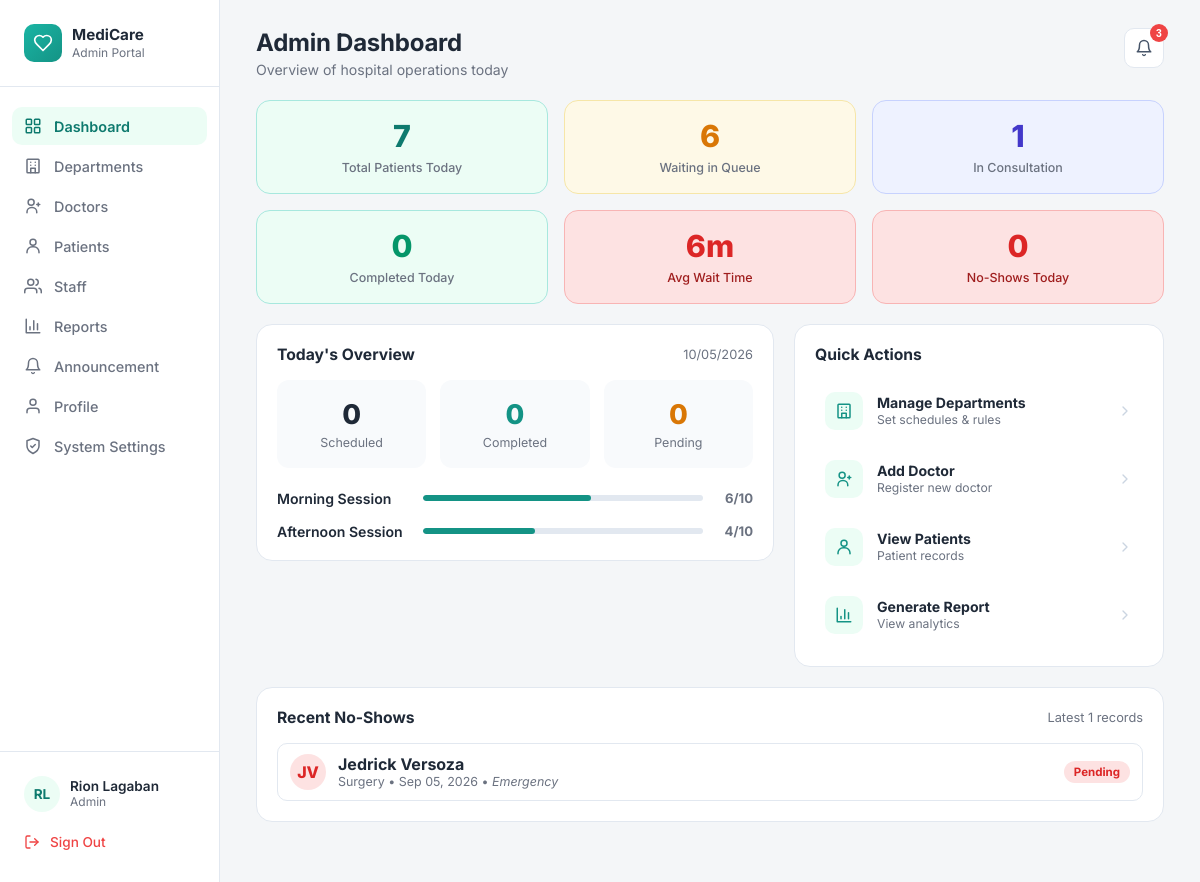
Screenshot of /admin/admin_dashboard.php (signed in) with the database file from the repository.
### tables this page shows
CREATE TABLE `no_shows` (
  `NoShowID` int NOT NULL AUTO_INCREMENT,
  `QueueID` int NOT NULL,
  `AppointmentID` int NOT NULL,
  `PatientID` int NOT NULL,
  `DepartmentID` int NOT NULL,
  `MarkedBy` int NOT NULL,
  `NoShowReason` varchar(255) DEFAULT NULL,
  `NoShowDate` date NOT NULL,
  `FollowUpStatus` varchar(50) NOT NULL DEFAULT 'Pending',
  `FollowUpNote` text,
  `CreatedAt` datetime NOT NULL DEFAULT CURRENT_TIMESTAMP,
  `UpdatedAt` datetime NOT NULL DEFAULT CURRENT_TIMESTAMP ON UPDATE CURRENT_TIMESTAMP,
  PRIMARY KEY (`NoShowID`),
  KEY `FK_NoShow_Queue` (`QueueID`),
  KEY `FK_NoShow_Appointment` (`AppointmentID`),
  KEY `FK_NoShow_Patient` (`PatientID`),
  KEY `FK_NoShow_Department` (`DepartmentID`)
);

CREATE TABLE IF NOT EXISTS `users` (
  `UserID` int NOT NULL AUTO_INCREMENT,
  `RoleID` int NOT NULL,
  `FirstName` varchar(100) NOT NULL,
  `MiddleName` varchar(100) DEFAULT NULL,
  `LastName` varchar(100) NOT NULL,
  `Email` varchar(191) NOT NULL,
  `Password` varchar(255) NOT NULL,
  `Sex` varchar(13) NOT NULL,
  `DateOfBirth` date DEFAULT NULL,
  `ContactNumber` varchar(20) DEFAULT NULL,
  `Address` text,
  `Status` varchar(50) NOT NULL DEFAULT 'Active',
  `CreatedAt` datetime NOT NULL DEFAULT CURRENT_TIMESTAMP,
  `FailedAttempts` int DEFAULT '0',
  `LockUntil` datetime DEFAULT NULL,
  `ResetToken` varchar(255) DEFAULT NULL,
  `TokenExpiry` datetime DEFAULT NULL,
  `ProfilePhoto` varchar(255) DEFAULT NULL,
  `LastLogin` datetime DEFAULT NULL,
  `ReminderPreference` varchar(20) DEFAULT 'email',
  `ReceiveReminders` tinyint(1) DEFAULT '1',
  PRIMARY KEY (`UserID`),
  UNIQUE KEY `Email` (`Email`),
  KEY `FK_Users_Roles` (`RoleID`)
);

CREATE TABLE IF NOT EXISTS `departments` (
  `DepartmentID` int NOT NULL AUTO_INCREMENT,
  `DepartmentName` varchar(100) NOT NULL,
  PRIMARY KEY (`DepartmentID`),
  UNIQUE KEY `DepartmentName` (`DepartmentName`)
);

### admin/admin_dashboard.php (the view, shortened to what this page needs)
<?php
require_once __DIR__ . '/../includes/db.php';
$noShowCountToday = 0;
$noShowCountStmt = mysqli_prepare(
    $conn,
    'SELECT COUNT(*) AS c
     FROM no_shows
     WHERE NoShowDate = CURDATE()'
);
if ($noShowCountStmt) {
    mysqli_stmt_execute($noShowCountStmt);
    $noShowCountRow = mysqli_fetch_assoc(
        mysqli_stmt_get_result($noShowCountStmt)
    );
    $noShowCountToday = (int) ($noShowCountRow['c'] ?? 0);
}
$recentNoShows = [];
$recentNoShowStmt = mysqli_prepare(
    $conn,
    'SELECT
        ns.NoShowID,
        ns.NoShowDate,
        ns.NoShowReason,
        ns.FollowUpStatus,
        d.DepartmentName,
        u.FirstName,
        u.LastName
     FROM no_shows ns
     INNER JOIN departments d
        ON ns.DepartmentID = d.DepartmentID
     INNER JOIN patients p
        ON ns.PatientID = p.PatientID
     INNER JOIN users u
        ON p.UserID = u.UserID
     ORDER BY ns.CreatedAt DESC,
        ns.NoShowID DESC
     LIMIT 10'
);
if ($recentNoShowStmt) {
    mysqli_stmt_execute($recentNoShowStmt);
    $recentNoShowResult =
        mysqli_stmt_get_result($recentNoShowStmt);
    while ($row = mysqli_fetch_assoc($recentNoShowResult)) {
        $recentNoShows[] = $row;
    }
}
?>
<!DOCTYPE html>
<html lang="en">
<head>
<link rel="stylesheet" href="../assets/css/admin/admin_dashboard.css">
</head>
<body>
<div class="app">
  <aside class="sidebar">
    <div class="sidebar-brand">
      <div class="brand-icon">
        <svg viewBox="0 0 24 24" fill="none" stroke="currentColor" stroke-width="2" stroke-linecap="round" stroke-linejoin="round"><path d="M19 14c1.49-1.46 3-3.21 3-5.5A5.5 5.5 0 0 0 16.5 3c-1.76 0-3 .5-4.5 2-1.5-1.5-2.74-2-4.5-2A5.5 5.5 0 0 0 2 8.5c0 2.29 1.51 4.04 3 5.5l7 7Z"/></svg>
      </div>
      <div class="brand-text">
        <div class="brand-title">MediCare</div>
        <div class="brand-sub">Admin Portal</div>
      </div>
    </div>
    <ul class="nav-list">
      <li class="nav-item active">
        <a href="admin_dashboard.php" style="display:flex; align-items:center; gap:12px; text-decoration:none; color:inherit; width:100%;">
          Dashboard
        </a>
      </li>
      <li class="nav-item">
        <a href="admin_department.php" style="display:flex; align-items:center; gap:12px; text-decoration:none; color:inherit; width:100%;">
          <svg viewBox="0 0 24 24" fill="none" stroke="currentColor" stroke-width="2" stroke-linecap="round" stroke-linejoin="round"><rect x="4" y="3" width="16" height="18" rx="1"/><path d="M9 21v-6h6v6"/><path d="M9 7h.01M15 7h.01M9 11h.01M15 11h.01"/></svg>
          Departments
        </a>
      </li>
      <li class="nav-item">
        <a href="admin_doctor_management.php" style="display:flex; align-items:center; gap:12px; text-decoration:none; color:inherit; width:100%;">
          <svg viewBox="0 0 24 24" fill="none" stroke="currentColor" stroke-width="2" stroke-linecap="round" stroke-linejoin="round"><path d="M4 21v-1a6 6 0 0 1 6-6h1a6 6 0 0 1 6 6v1"/><circle cx="9.5" cy="7" r="4"/><path d="M19 8v4M21 10h-4"/></svg>
          Doctors
        </a>
      </li>
      <li class="nav-item">
        <a href="admin_patient_management.php" style="display:flex; align-items:center; gap:12px; text-decoration:none; color:inherit; width:100%;">
          <svg viewBox="0 0 24 24" fill="none" stroke="currentColor" stroke-width="2" stroke-linecap="round" stroke-linejoin="round"><path d="M20 21v-1a7 7 0 0 0-7-7h-2a7 7 0 0 0-7 7v1"/><circle cx="12" cy="7" r="4"/></svg>
          Patients
        </a>
      </li>
      <li class="nav-item">
        <a href="admin_staff_management.php" style="display:flex; align-items:center; gap:12px; text-decoration:none; color:inherit; width:100%;">
          <svg viewBox="0 0 24 24" fill="none" stroke="currentColor" stroke-width="2" stroke-linecap="round" stroke-linejoin="round"><path d="M17 21v-2a4 4 0 0 0-4-4H5a4 4 0 0 0-4 4v2"/><circle cx="9" cy="7" r="4"/><path d="M23 21v-2a4 4 0 0 0-3-3.87M16 3.13a4 4 0 0 1 0 7.75"/></svg>
          Staff
        </a>
      </li>
      <li class="nav-item">
        <a href="admin_reports.php" style="display:flex; align-items:center; gap:12px; text-decoration:none; color:inherit; width:100%;">
          <svg viewBox="0 0 24 24" fill="none" stroke="currentColor" stroke-width="2" stroke-linecap="round" stroke-linejoin="round"><path d="M3 3v18h18"/><path d="M18 17V9M13 17V5M8 17v-4"/></svg>
          Reports
        </a>
      </li>
      <li class="nav-item">
        <a href="admin_announcements.php" style="display:flex; align-items:center; gap:12px; text-decoration:none; color:inherit; width:100%;">
          <svg viewBox="0 0 24 24" fill="none" stroke="currentColor" stroke-width="2" stroke-linecap="round" stroke-linejoin="round"><path d="M6 8a6 6 0 0 1 12 0c0 7 3 9 3 9H3s3-2 3-9"/><path d="M10.3 21a1.94 1.94 0 0 0 3.4 0"/></svg>
          Announcement
        </a>
      </li>
      <li class="nav-item">
        <a href="admin_profile.php" style="display:flex; align-items:center; gap:12px; text-decoration:none; color:inherit; width:100%;">
          <svg viewBox="0 0 24 24" fill="none" stroke="currentColor" stroke-width="2" stroke-linecap="round" stroke-linejoin="round"><path d="M20 21v-2a4 4 0 0 0-4-4H8a4 4 0 0 0-4 4v2"/><circle cx="12" cy="7" r="4"/></svg>
          Profile
        </a>
      </li>
      <li class="nav-item">
        <a href="admin_system_settings.php" style="display:flex; align-items:center; gap:12px; text-decoration:none; color:inherit; width:100%;">
          <svg viewBox="0 0 24 24" fill="none" stroke="currentColor" stroke-width="2" stroke-linecap="round" stroke-linejoin="round"><path d="M12 22s8-4 8-10V5l-8-3-8 3v7c0 6 8 10 8 10Z"/><path d="m9 12 2 2 4-4"/></svg>
          System Settings
        </a>
      </li>
    </ul>
    <?php include __DIR__ . '/../includes/admin_sidebar_footer.php'; ?>
  </aside>
  <main class="main">
    <div class="staff-topbar">
      <div class="page-header">
        <h1>Admin Dashboard</h1>
        <p>Overview of hospital operations today</p>
      </div>
      <button class="notif-bell" type="button" aria-label="Notifications">
        <svg xmlns="http://www.w3.org/2000/svg" viewBox="0 0 24 24" fill="none" stroke="currentColor" stroke-width="2" stroke-linecap="round" stroke-linejoin="round"><path d="M6 8a6 6 0 0 1 12 0c0 7 3 9 3 9H3s3-2 3-9"/><path d="M10.3 21a1.94 1.94 0 0 0 3.4 0"/></svg>
        <span class="notif-badge">3</span>
      </button>
    </div>
    <div class="admin-stats">
      <div class="admin-stat-card mint">
        <div class="admin-stat-value">7</div>
        <div class="admin-stat-label">Total Patients Today</div>
      </div>
      <div class="admin-stat-card cream">
        <div class="admin-stat-value">6</div>
        <div class="admin-stat-label">Waiting in Queue</div>
      </div>
      <div class="admin-stat-card lavender">
        <div class="admin-stat-value">1</div>
        <div class="admin-stat-label">In Consultation</div>
      </div>
      <div class="admin-stat-card green">
        <div class="admin-stat-value">0</div>
        <div class="admin-stat-label">Completed Today</div>
      </div>
      <div class="admin-stat-card red">
        <div class="admin-stat-value">6m</div>
        <div class="admin-stat-label">Avg Wait Time</div>
      </div>
      <div class="admin-stat-card red">
        <div class="admin-stat-value"><?= $noShowCountToday ?></div>
        <div class="admin-stat-label">No-Shows Today</div>
      </div>
    </div>
    <div class="staff-grid">
      <section class="panel">
        <div class="panel-head">
          <div class="panel-head-title">Today's Overview</div>
          <div class="panel-head-meta">10/05/2026</div>
        </div>
        <div class="overview-metrics">
          <div class="overview-metric">
            <div class="overview-metric-value">0</div>
            <div class="overview-metric-label">Scheduled</div>
          </div>
          <div class="overview-metric">
            <div class="overview-metric-value teal">0</div>
            <div class="overview-metric-label">Completed</div>
          </div>
          <div class="overview-metric">
            <div class="overview-metric-value orange">0</div>
            <div class="overview-metric-label">Pending</div>
          </div>
        </div>
        <div class="overview-sessions">
          <div class="overview-session-row">
            <div class="overview-session-name">Morning Session</div>
            <div class="overview-session-bar">
              <div class="overview-session-bar-fill" style="width: 60%;"></div>
            </div>
            <div class="overview-session-count">6/10</div>
          </div>
          <div class="overview-session-row">
            <div class="overview-session-name">Afternoon Session</div>
            <div class="overview-session-bar">
              <div class="overview-session-bar-fill" style="width: 40%;"></div>
            </div>
            <div class="overview-session-count">4/10</div>
          </div>
        </div>
      </section>
      <section class="panel">
        <div class="panel-head">
          <div class="panel-head-title">Quick Actions</div>
        </div>
        <div class="qa-list">
          <a class="qa-item" href="admin_department.php">
            <div class="qa-icon">
              <svg xmlns="http://www.w3.org/2000/svg" viewBox="0 0 24 24" fill="none" stroke="currentColor" stroke-width="2" stroke-linecap="round" stroke-linejoin="round"><rect x="4" y="3" width="16" height="18" rx="1"/><path d="M9 21v-6h6v6"/><path d="M9 7h.01M15 7h.01M9 11h.01M15 11h.01"/></svg>
            </div>
            <div class="qa-info">
              <div class="qa-title">Manage Departments</div>
              <div class="qa-sub">Set schedules &amp; rules</div>
            </div>
            <svg class="qa-chevron" xmlns="http://www.w3.org/2000/svg" viewBox="0 0 24 24" fill="none" stroke="currentColor" stroke-width="2" stroke-linecap="round" stroke-linejoin="round"><polyline points="9 18 15 12 9 6"/></svg>
          </a>
          <a class="qa-item" href="admin_doctor_management.php">
            <div class="qa-icon">
              <svg xmlns="http://www.w3.org/2000/svg" viewBox="0 0 24 24" fill="none" stroke="currentColor" stroke-width="2" stroke-linecap="round" stroke-linejoin="round"><path d="M4 21v-1a6 6 0 0 1 6-6h1a6 6 0 0 1 6 6v1"/><circle cx="9.5" cy="7" r="4"/><path d="M19 8v4M21 10h-4"/></svg>
            </div>
            <div class="qa-info">
              <div class="qa-title">Add Doctor</div>
              <div class="qa-sub">Register new doctor</div>
            </div>
            <svg class="qa-chevron" xmlns="http://www.w3.org/2000/svg" viewBox="0 0 24 24" fill="none" stroke="currentColor" stroke-width="2" stroke-linecap="round" stroke-linejoin="round"><polyline points="9 18 15 12 9 6"/></svg>
          </a>
          <a class="qa-item" href="admin_patient_management.php">
            <div class="qa-icon">
              <svg xmlns="http://www.w3.org/2000/svg" viewBox="0 0 24 24" fill="none" stroke="currentColor" stroke-width="2" stroke-linecap="round" stroke-linejoin="round"><path d="M20 21v-1a7 7 0 0 0-7-7h-2a7 7 0 0 0-7 7v1"/><circle cx="12" cy="7" r="4"/></svg>
            </div>
            <div class="qa-info">
              <div class="qa-title">View Patients</div>
              <div class="qa-sub">Patient records</div>
            </div>
            <svg class="qa-chevron" xmlns="http://www.w3.org/2000/svg" viewBox="0 0 24 24" fill="none" stroke="currentColor" stroke-width="2" stroke-linecap="round" stroke-linejoin="round"><polyline points="9 18 15 12 9 6"/></svg>
          </a>
          <a class="qa-item" href="admin_reports.php">
            <div class="qa-icon">
              <svg xmlns="http://www.w3.org/2000/svg" viewBox="0 0 24 24" fill="none" stroke="currentColor" stroke-width="2" stroke-linecap="round" stroke-linejoin="round"><path d="M3 3v18h18"/><path d="M18 17V9"/><path d="M13 17V5"/><path d="M8 17v-3"/></svg>
            </div>
            <div class="qa-info">
              <div class="qa-title">Generate Report</div>
              <div class="qa-sub">View analytics</div>
            </div>
            <svg class="qa-chevron" xmlns="http://www.w3.org/2000/svg" viewBox="0 0 24 24" fill="none" stroke="currentColor" stroke-width="2" stroke-linecap="round" stroke-linejoin="round"><polyline points="9 18 15 12 9 6"/></svg>
          </a>
        </div>
      </section>
    </div>
    <section class="panel" style="margin-top:20px;">
      <div class="panel-head">
        <div class="panel-head-title">Recent No-Shows</div>
        <div class="panel-head-meta">Latest <?= count($recentNoShows) ?> records</div>
      </div>
      <?php if (empty($recentNoShows)): ?>
        <div style="color:var(--color-ink-soft);font-size:0.9rem;padding:8px 0;">
          No no-show records yet.
        </div>
      <?php else: ?>
        <div style="display:flex;flex-direction:column;gap:10px;">
          <?php foreach ($recentNoShows as $ns): ?>
            <div style="display:flex;align-items:center;gap:12px;padding:10px 12px;border:1px solid var(--color-border);border-radius:10px;background:#fff;">
              <div style="width:36px;height:36px;border-radius:50%;background:#fde2e2;color:var(--color-red);display:flex;align-items:center;justify-content:center;font-weight:800;flex-shrink:0;">
                <?= strtoupper(
                    substr($ns['FirstName'], 0, 1) .
                    substr($ns['LastName'], 0, 1)
                ) ?>
              </div>
              <div style="flex:1;min-width:0;">
                <div style="font-weight:700;">
                  <?= htmlspecialchars($ns['FirstName'] . ' ' . $ns['LastName']) ?>
                </div>
                <div style="font-size:0.78rem;color:var(--color-ink-soft);">
                  <?= htmlspecialchars($ns['DepartmentName']) ?>
                  &bull;
                  <?= htmlspecialchars(date('M d, Y', strtotime($ns['NoShowDate']))) ?>
                  <?php if ($ns['NoShowReason'] !== ''): ?>
                    &bull;
                    <span style="font-style:italic;">
                      <?= htmlspecialchars($ns['NoShowReason']) ?>
                    </span>
                  <?php endif; ?>
                </div>
              </div>
              <span style="font-size:0.72rem;font-weight:700;padding:4px 10px;border-radius:20px;background:#fde2e2;color:var(--color-red);flex-shrink:0;">
                <?= htmlspecialchars($ns['FollowUpStatus']) ?>
              </span>
            </div>
          <?php endforeach; ?>
        </div>
      <?php endif; ?>
    </section>
  </main>
</div>
</body>
</html>

### rows the page displays
no_shows: users.FirstName+LastName "JV", users.FirstName+LastName "Jedrick Versoza", DepartmentID.DepartmentName "Surgery", NoShowDate "Sep 05, 2026", NoShowReason "Emergency", FollowUpStatus "Pending"

### other values shown
$adminInitials "RL"
$adminName !== '' ? $adminName : 'Admin User' "Rion Lagaban"
$noShowCountToday "0"
count($recentNoShows) "1"
